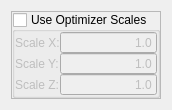
<?xml version="1.0" encoding="UTF-8"?>
<ui version="4.0">
 <class>QmitkScaleLogarithmicTransformControls</class>
 <widget class="QWidget" name="QmitkScaleLogarithmicTransformControls">
  <property name="geometry">
   <rect>
    <x>0</x>
    <y>0</y>
    <width>143</width>
    <height>110</height>
   </rect>
  </property>
  <property name="windowTitle">
   <string>Form</string>
  </property>
  <layout class="QVBoxLayout" name="verticalLayout">
   <item>
    <widget class="QFrame" name="m_ScaleLogarithmicTransformFrame">
     <property name="frameShape">
      <enum>QFrame::StyledPanel</enum>
     </property>
     <property name="frameShadow">
      <enum>QFrame::Raised</enum>
     </property>
     <layout class="QVBoxLayout" name="verticalLayout_62">
      <property name="spacing">
       <number>0</number>
      </property>
      <property name="margin">
       <number>0</number>
      </property>
      <item>
       <widget class="QGroupBox" name="m_UseOptimizerScalesScaleLogarithmic">
        <property name="title">
         <string>Use Optimizer Scales</string>
        </property>
        <property name="flat">
         <bool>true</bool>
        </property>
        <property name="checkable">
         <bool>true</bool>
        </property>
        <property name="checked">
         <bool>false</bool>
        </property>
        <layout class="QVBoxLayout" name="verticalLayout_61">
         <property name="spacing">
          <number>0</number>
         </property>
         <property name="margin">
          <number>0</number>
         </property>
         <item>
          <layout class="QHBoxLayout" name="_46">
           <item>
            <layout class="QVBoxLayout" name="_47">
             <item>
              <widget class="QLabel" name="textLabel1_8_2">
               <property name="font">
                <font>
                 <weight>50</weight>
                 <bold>false</bold>
                </font>
               </property>
               <property name="text">
                <string>Scale X:</string>
               </property>
               <property name="wordWrap">
                <bool>false</bool>
               </property>
              </widget>
             </item>
             <item>
              <widget class="QLabel" name="textLabel2_6_3">
               <property name="font">
                <font>
                 <weight>50</weight>
                 <bold>false</bold>
                </font>
               </property>
               <property name="text">
                <string>Scale Y:</string>
               </property>
               <property name="wordWrap">
                <bool>false</bool>
               </property>
              </widget>
             </item>
             <item>
              <widget class="QLabel" name="textLabel3_5_3">
               <property name="font">
                <font>
                 <weight>50</weight>
                 <bold>false</bold>
                </font>
               </property>
               <property name="text">
                <string>Scale Z:</string>
               </property>
               <property name="wordWrap">
                <bool>false</bool>
               </property>
              </widget>
             </item>
            </layout>
           </item>
           <item>
            <layout class="QVBoxLayout" name="_48">
             <item>
              <widget class="QLineEdit" name="m_ScalesScaleLogarithmicTransformScaleX">
               <property name="minimumSize">
                <size>
                 <width>0</width>
                 <height>20</height>
                </size>
               </property>
               <property name="font">
                <font>
                 <weight>50</weight>
                 <bold>false</bold>
                </font>
               </property>
               <property name="text">
                <string>1.0</string>
               </property>
               <property name="alignment">
                <set>Qt::AlignRight</set>
               </property>
              </widget>
             </item>
             <item>
              <widget class="QLineEdit" name="m_ScalesScaleLogarithmicTransformScaleY">
               <property name="minimumSize">
                <size>
                 <width>0</width>
                 <height>20</height>
                </size>
               </property>
               <property name="font">
                <font>
                 <weight>50</weight>
                 <bold>false</bold>
                </font>
               </property>
               <property name="text">
                <string>1.0</string>
               </property>
               <property name="alignment">
                <set>Qt::AlignRight</set>
               </property>
              </widget>
             </item>
             <item>
              <widget class="QLineEdit" name="m_ScalesScaleLogarithmicTransformScaleZ">
               <property name="minimumSize">
                <size>
                 <width>0</width>
                 <height>20</height>
                </size>
               </property>
               <property name="font">
                <font>
                 <weight>50</weight>
                 <bold>false</bold>
                </font>
               </property>
               <property name="text">
                <string>1.0</string>
               </property>
               <property name="alignment">
                <set>Qt::AlignRight</set>
               </property>
              </widget>
             </item>
            </layout>
           </item>
          </layout>
         </item>
        </layout>
       </widget>
      </item>
     </layout>
    </widget>
   </item>
  </layout>
 </widget>
 <resources/>
 <connections/>
</ui>
